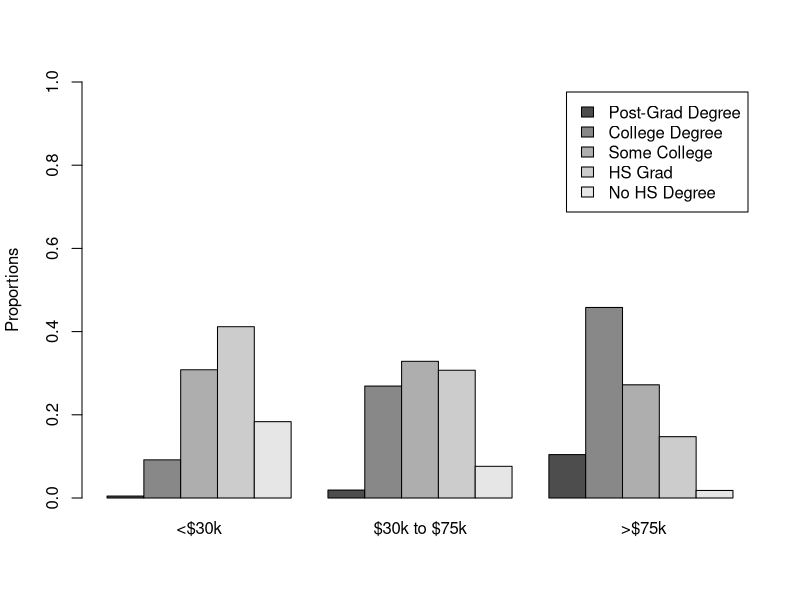

Here is the R script that generated this plot:
# 5.3 - Chi squared test of independence

Observed <- cbind(c(2, 39, 131, 175, 78), c(8, 113, 138, 129, 32), 
                  c(46, 202, 120, 65,  8))

Observed
rownames(Observed)=c("Post-Grad Degree", "College Degree", "Some College", 
                     "HS Grad", "No HS Degree")

colnames(Observed)=c("<$30k","$30k to $75k", " >$75k")
Observed

prop.table(Observed,2)
barplot(prop.table(Observed,2),beside=TRUE,legend.text=TRUE,
        ylim=c(0,1),ylab="Proportions")

x=addmargins(Observed)
x
res1=chisq.test(Observed)
res1
res1$expected 
res1$stdres